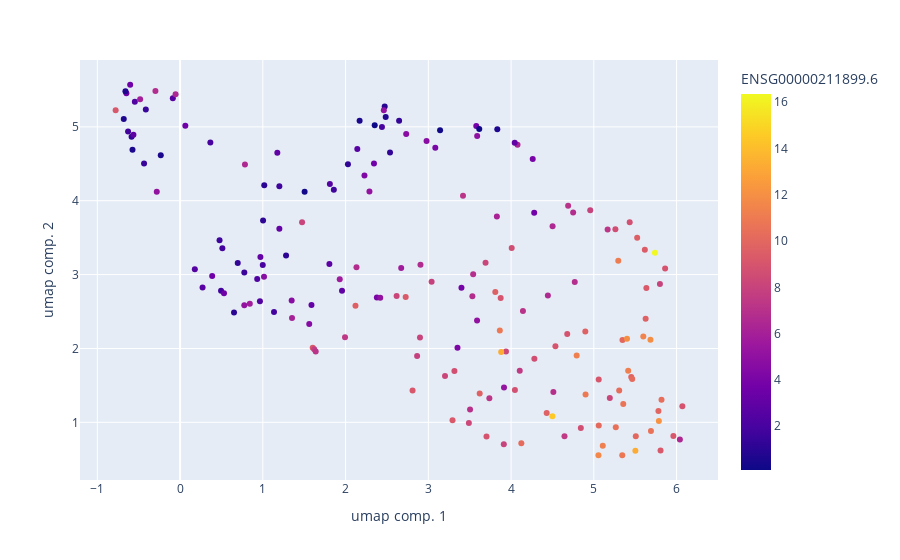

Notebook cell for this chart:
### Markdown cell above
5) Colorer les patientes selon l'expression de gènes différentiellement exprimés entre les différents types d'echantillons trouvés lors de la troisième séance.

### Code cell
umap_df2["ENSG00000211899.6"] = smpCounts.loc["ENSG00000211899.6"] # IGHM
fig = px.scatter(umap_df2, x="umap comp. 1", y="umap comp. 2",color="ENSG00000211899.6")
fig.show()

### Figure 1 — Plotly figure (JSON) as saved in the notebook; plotly's stock layout.template omitted (floating-point values rounded to 4 significant figures; data arrays with more than 128 entries replaced by an {"elided": "..."} marker saying what was removed)
{"data": [{"hovertemplate": "umap comp. 1=%{x}<br>umap comp. 2=%{y}<br>ENSG00000211899.6=%{marker.color}<extra></extra>", "legendgroup": "", "marker": {"color": {"elided": "179 float values"}, "coloraxis": "coloraxis", "symbol": "circle"}, "mode": "markers", "name": "", "orientation": "v", "showlegend": false, "type": "scatter", "x": {"elided": "179 float values"}, "xaxis": "x", "y": {"elided": "179 float values"}, "yaxis": "y"}], "layout": {"coloraxis": {"colorbar": {"title": {"text": "ENSG00000211899.6"}}, "colorscale": [[0, "#0d0887"], [0.1111, "#46039f"], [0.2222, "#7201a8"], [0.3333, "#9c179e"], [0.4444, "#bd3786"], [0.5556, "#d8576b"], [0.6667, "#ed7953"], [0.7778, "#fb9f3a"], [0.8889, "#fdca26"], [1, "#f0f921"]]}, "legend": {"tracegroupgap": 0}, "margin": {"t": 60}, "xaxis": {"anchor": "y", "domain": [0, 1], "title": {"text": "umap comp. 1"}}, "yaxis": {"anchor": "x", "domain": [0, 1], "title": {"text": "umap comp. 2"}}}}
